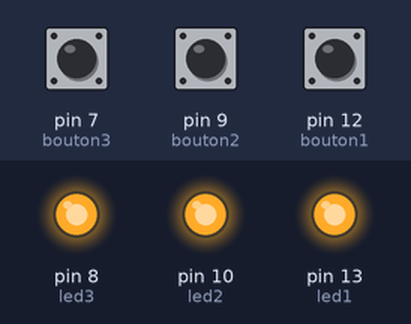
A sketch run on a simulated Arduino Uno, built with avr-gcc and run on an emulated ATmega328P. Shown: output pins drawn as LEDs (lit = HIGH). The test bench sets the inputs (shaded band); at power-on: pin 7 (bouton3) HIGH, pin 9 (bouton2) HIGH, pin 12 (bouton1) HIGH.

Above: at 1.2 s.
1.3 s: pin 7 (bouton3) pulled LOW for 0.15 s
At 1.37 s:
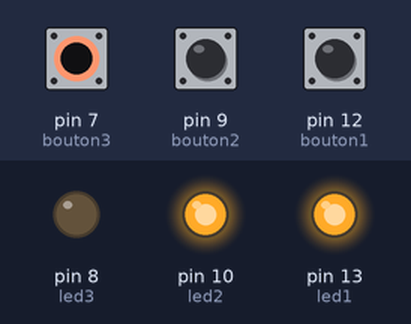
2.9 s: pin 9 (bouton2) pulled LOW for 0.15 s
At 2.97 s:
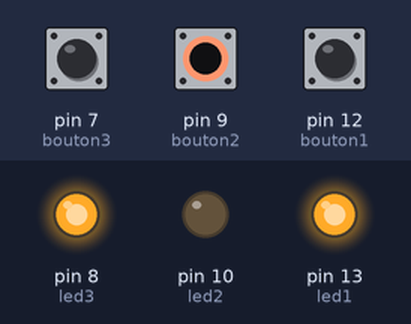
4.5 s: pin 12 (bouton1) pulled LOW for 0.15 s
At 4.57 s:
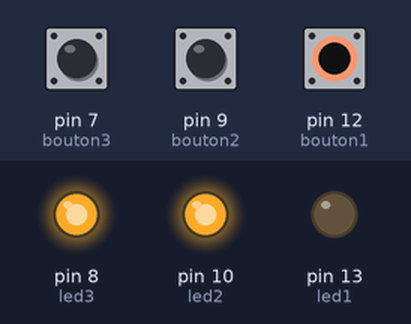
6.1 s: pin 12 (bouton1) pulled LOW for 3.2 s
At 9.9 s:
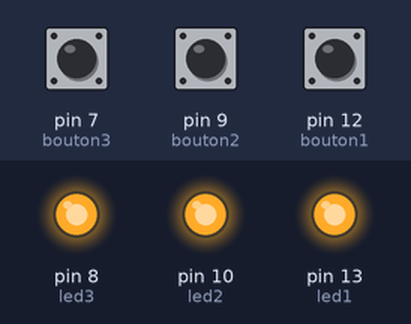
10.8 s: pin 7 (bouton3) pulled LOW for 3.2 s
At 12.2 s:
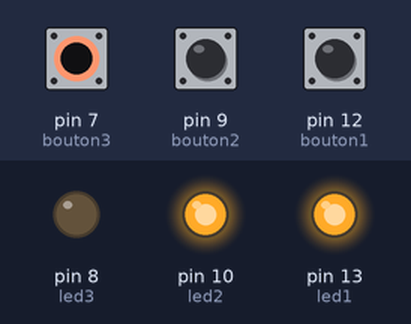
15.5 s: pin 7 (bouton3) driven LOW and pin 9 (bouton2) driven LOW
At 15.8 s:
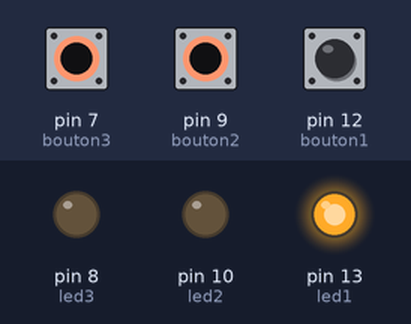
Timing chart, 0 to 18.0 s (numbered marks = the images above; inputs shaded):
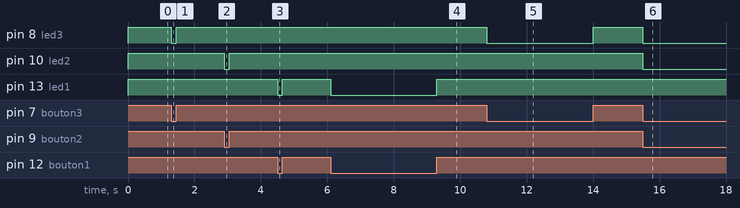

The sketch:

allumer_led_simple.ino
```cpp
// Boutons sur 12, 9, 7 — LEDs sur 13, 10, 8

const int bouton1 = 12;
const int led1 = 13;

const int bouton2 = 9;
const int led2 = 10;

const int bouton3 = 7;
const int led3 = 8;

void setup() {
  pinMode(led1, OUTPUT);
  pinMode(led2, OUTPUT);
  pinMode(led3, OUTPUT);

  pinMode(bouton1, INPUT_PULLUP);
  pinMode(bouton2, INPUT_PULLUP);
  pinMode(bouton3, INPUT_PULLUP);
}

void loop() {
  digitalWrite(led1, digitalRead(bouton1) == HIGH ? HIGH : LOW);
  digitalWrite(led2, digitalRead(bouton2) == HIGH ? HIGH : LOW);
  digitalWrite(led3, digitalRead(bouton3) == HIGH ? HIGH : LOW);
}
```

Measured:
- after the input at 1.3 s, pin 8 (led3): HIGH → LOW at once, → HIGH 0.15 s later
- after the input at 2.9 s, pin 10 (led2): HIGH → LOW at once, → HIGH 0.15 s later
- after the input at 4.5 s, pin 13 (led1): HIGH → LOW at once, → HIGH 0.15 s later
- after the input at 6.1 s, pin 13 (led1): HIGH → LOW at once, → HIGH 3.2 s later
- after the input at 10.8 s, pin 8 (led3): HIGH → LOW at once, → HIGH 3.2 s later
- after the input at 15.5 s, pin 8 (led3), pin 10 (led2): HIGH → LOW at once
